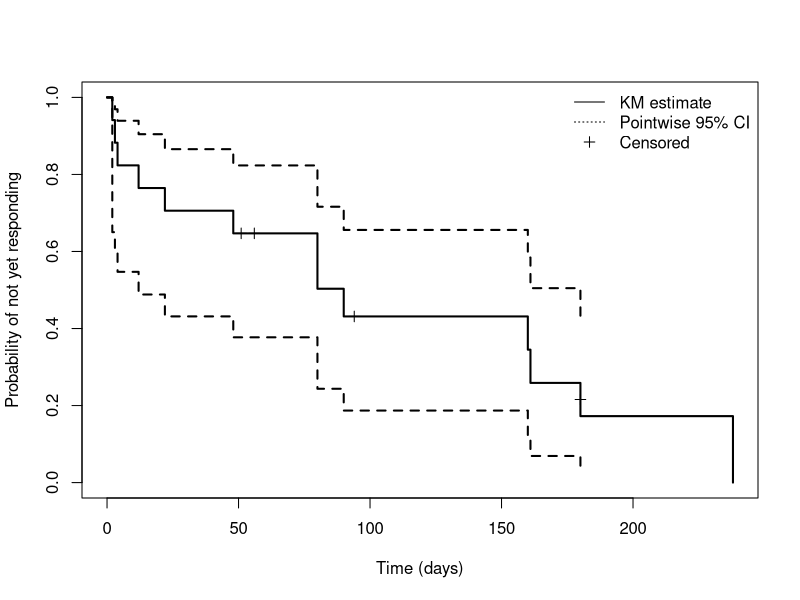
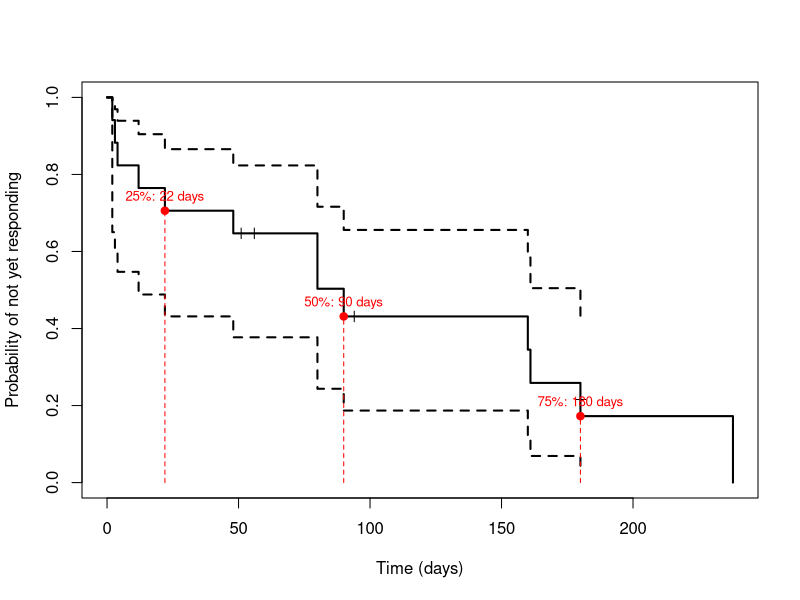
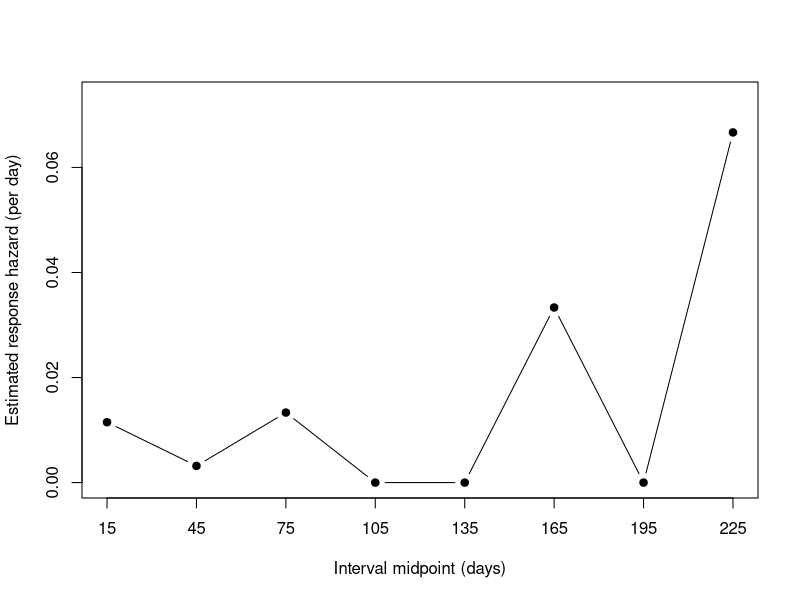

Reproduce these figures in R, in order.
## ---- chunk 1
library(tidyverse)
library(survival)
## ---- chunk 2
lambda <- c(Relapse = 6 / 186, Death = 3 / 223)

results_prob1 <- tibble(
  Endpoint = names(lambda),
  Mean = 1 / lambda,
  Median = log(2) / lambda,
  S12 = exp(-12 * lambda),
  S24 = exp(-24 * lambda),
  Event12 = 1 - exp(-12 * lambda)
)

knitr::kable(
  results_prob1,
  digits = c(0, 2, 2, 4, 4, 4),
  col.names = c(
    "Endpoint", "Mean (months)", "Median (months)",
    "S(12)", "S(24)", "P(T ≤ 12)"
  ),
  row.names = FALSE
)
## ---- chunk 3
df_prob2 <- tibble(
  time = c(22, 2, 48, 80, 160, 238, 56, 94, 51,
           12, 161, 80, 180, 4, 90, 180, 3),
  status = c(1, 1, 1, 1, 1, 1, 0, 0, 0,
             1, 1, 1, 1, 1, 1, 0, 1)
)

# status: 1 = response, 0 = right censoring
times <- sort(unique(df_prob2$time))

km_table_prob2 <- tibble(
  time = times,
  n_risk = sapply(times, function(t) sum(df_prob2$time >= t)),
  n_response = sapply(times, function(t) {
    sum(df_prob2$time == t & df_prob2$status == 1)
  }),
  n_censored = sapply(times, function(t) {
    sum(df_prob2$time == t & df_prob2$status == 0)
  })
)

km_table_prob2$factor <- with(km_table_prob2, 1 - n_response / n_risk)
km_table_prob2$survival <- cumprod(km_table_prob2$factor)

knitr::kable(
  km_table_prob2,
  digits = 4,
  col.names = c(
    "Time (days)", "At risk", "Responses", "Censored",
    "Conditional survival factor", "KM survival"
  ),
  row.names = FALSE
)
## ---- chunk 4
km_fit <- survfit(
  Surv(time, status) ~ 1,
  data = df_prob2,
  conf.int = 0.95,
  conf.type = "log-log"
)

# Compare the software estimates with the calculation table
km_summary <- summary(km_fit, censored = TRUE)

comparison <- data.frame(
  time = km_summary$time,
  manual = km_table_prob2$survival[
    match(km_summary$time, km_table_prob2$time)
  ],
  software = km_summary$surv
)

stopifnot(
  isTRUE(all.equal(
    comparison$manual,
    comparison$software,
    tolerance = 1e-10
  ))
)

knitr::kable(
  comparison,
  digits = 4,
  col.names = c("Time (days)", "Calculated KM", "Software KM"),
  row.names = FALSE
)
## ---- chunk 5
plot(
  km_fit,
  conf.int = TRUE,
  mark.time = TRUE,
  xlab = "Time (days)",
  ylab = "Probability of not yet responding",
  ylim = c(0, 1),
  col = "black",
  lwd = 2
)

legend(
  "topright",
  legend = c("KM estimate", "Pointwise 95% CI", "Censored"),
  lty = c(1, 3, NA),
  pch = c(NA, NA, 3),
  col = "black",
  bty = "n"
)
## ---- chunk 6
# Greenwood calculations through day 90
gw <- subset(km_table_prob2, time <= 90)

gw$greenwood_sum <- cumsum(
  with(gw, n_response / (n_risk * (n_risk - n_response)))
)

gw$se <- gw$survival * sqrt(gw$greenwood_sum)

out <- subset(gw, time %in% c(2, 90))

# Raw linear intervals: no clipping
out$linear_lower <- out$survival - 1.96 * out$se
out$linear_upper <- out$survival + 1.96 * out$se

# Log-log intervals from the software fit in part (c)
ci <- summary(km_fit, times = out$time)

results <- data.frame(
  time = out$time,
  survival = out$survival,
  se = out$se,
  linear_lower = out$linear_lower,
  linear_upper = out$linear_upper,
  loglog_lower = ci$lower,
  loglog_upper = ci$upper
)

knitr::kable(
  results,
  digits = 4,
  col.names = c(
    "Day", "KM survival", "SE",
    "Linear lower", "Linear upper",
    "Log-log lower", "Log-log upper"
  ),
  row.names = FALSE
)
## ---- chunk 7
# Survival immediately before each observed time
km_table_prob2$survival_before <- c(
  1, head(km_table_prob2$survival, -1)
)

probs <- c(0.25, 0.50, 0.75)

quantile_table <- do.call(rbind, lapply(probs, function(p) {
  i <- which(
    km_table_prob2$n_response > 0 &
      km_table_prob2$survival <= 1 - p
  )[1]

  data.frame(
    percentile = paste0(100 * p, "%"),
    threshold = 1 - p,
    time = km_table_prob2$time[i],
    survival_before = km_table_prob2$survival_before[i],
    survival_after = km_table_prob2$survival[i]
  )
}))

knitr::kable(
  quantile_table,
  digits = 4,
  col.names = c(
    "Percentile", "Threshold", "Time (days)",
    "Survival before", "Survival after"
  ),
  row.names = FALSE
)
## ---- chunk 8
plot(
  km_fit,
  conf.int = TRUE,
  mark.time = TRUE,
  xlab = "Time (days)",
  ylab = "Probability of not yet responding",
  ylim = c(0, 1),
  lwd = 2
)

points(
  quantile_table$time,
  quantile_table$survival_after,
  pch = 19,
  col = "red"
)

segments(
  x0 = quantile_table$time, y0 = 0,
  x1 = quantile_table$time,
  y1 = quantile_table$survival_after,
  lty = 2,
  col = "red"
)

text(
  quantile_table$time,
  quantile_table$survival_after,
  labels = paste0(
    quantile_table$percentile, ": ",
    quantile_table$time, " days"
  ),
  pos = 3,
  cex = 0.8,
  col = "red"
)
## ---- chunk 9
# Keep distinct event times
na_table <- subset(
  km_table_prob2,
  n_response > 0,
  select = c(time, n_risk, n_response, survival)
)

na_table$increment <- with(na_table, n_response / n_risk)
na_table$cum_hazard <- cumsum(na_table$increment)
na_table$fh_survival <- exp(-na_table$cum_hazard)

knitr::kable(
  na_table[, c(
    "time", "n_risk", "n_response", "increment", "cum_hazard"
  )],
  digits = 4,
  col.names = c(
    "Day", "At risk", "Responses",
    "Hazard increment", "Cumulative hazard"
  ),
  row.names = FALSE
)

comparison <- subset(
  na_table,
  time %in% c(90, 180, 238),
  select = c(time, survival, fh_survival)
)

knitr::kable(
  comparison,
  digits = 4,
  col.names = c("Day", "KM survival", "FH survival"),
  row.names = FALSE
)
## ---- chunk 10
hazard_comparison <- subset(
  na_table,
  time %in% c(90, 180, 238),
  select = c(time, cum_hazard, survival)
)

hazard_comparison$neg_log_km <- -log(hazard_comparison$survival)

knitr::kable(
  hazard_comparison[, c("time", "cum_hazard", "neg_log_km")],
  digits = 4,
  col.names = c("Day", "Nelson-Aalen", "Negative log KM"),
  row.names = FALSE
)
## ---- chunk 11
lower <- seq(0, 210, by = 30)
upper <- lower + 30

life_table <- data.frame(
  interval = paste0("(", lower, ", ", upper, "]"),
  midpoint = lower + 15,
  n = sapply(lower, function(a) sum(df_prob2$time > a)),
  d = sapply(seq_along(lower), function(i) {
    sum(df_prob2$time > lower[i] & df_prob2$time <= upper[i] &
          df_prob2$status == 1)
  }),
  c = sapply(seq_along(lower), function(i) {
    sum(df_prob2$time > lower[i] & df_prob2$time <= upper[i] &
          df_prob2$status == 0)
  })
)

life_table$n_eff <- with(life_table, n - c / 2)
life_table$q <- with(life_table, d / n_eff)
life_table$survival <- cumprod(1 - life_table$q)

life_table$hazard <- with(
  life_table,
  d / (30 * (n - c / 2 - d / 2))
)

knitr::kable(
  life_table,
  digits = 4,
  col.names = c(
    "Interval", "Midpoint", "Starting risk set",
    "Responses", "Censored", "Effective risk set",
    "Response probability", "Endpoint survival", "Hazard"
  ),
  row.names = FALSE
)
## ---- chunk 12
days <- c(90, 180)

comparison <- data.frame(
  day = days,
  actuarial = life_table$survival[match(days, upper)],
  km = km_table_prob2$survival[match(days, km_table_prob2$time)]
)

knitr::kable(
  comparison,
  digits = 4,
  col.names = c("Day", "Actuarial survival", "KM survival"),
  row.names = FALSE
)
## ---- chunk 13
plot(
  life_table$midpoint,
  life_table$hazard,
  type = "b",
  pch = 19,
  xlab = "Interval midpoint (days)",
  ylab = "Estimated response hazard (per day)",
  xaxt = "n",
  ylim = c(0, max(life_table$hazard) * 1.1)
)

axis(1, at = life_table$midpoint)
